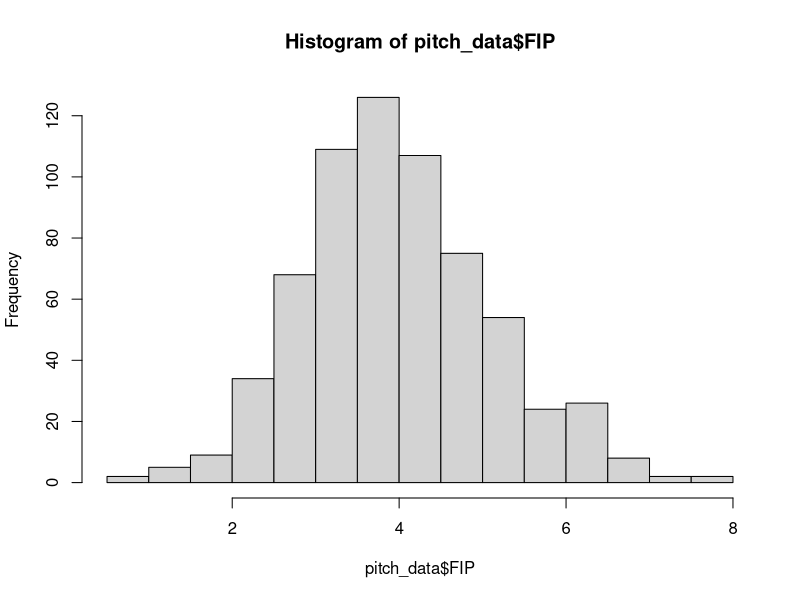
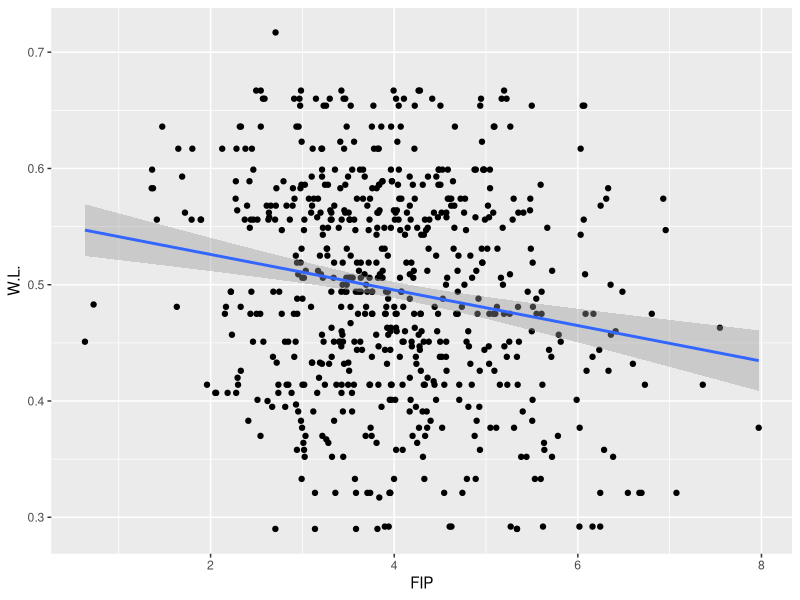
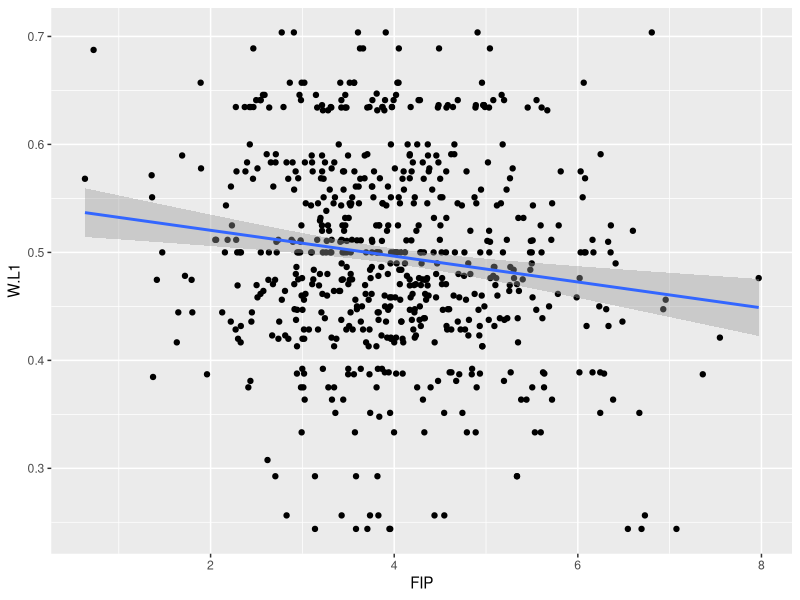
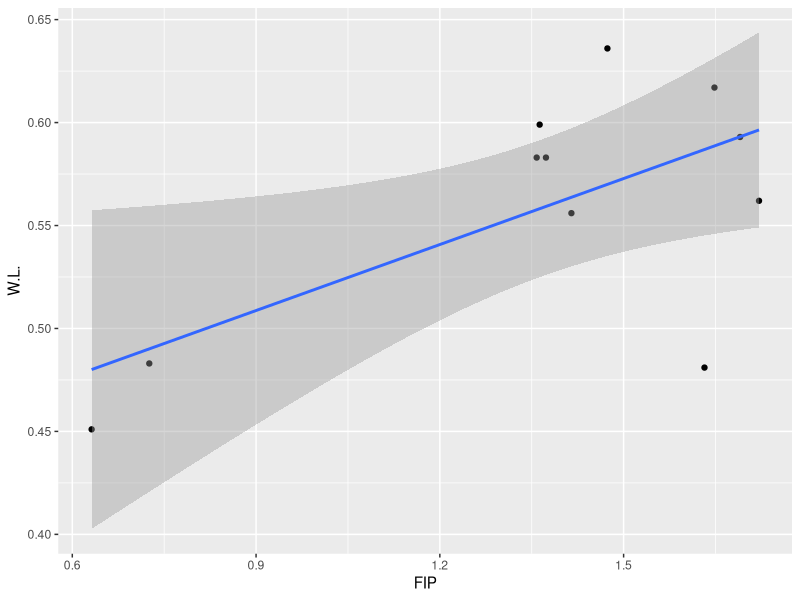
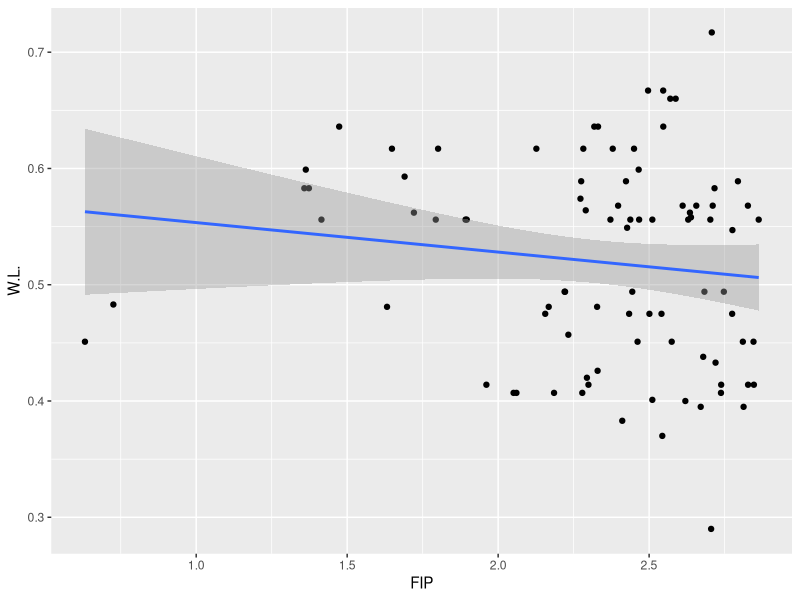
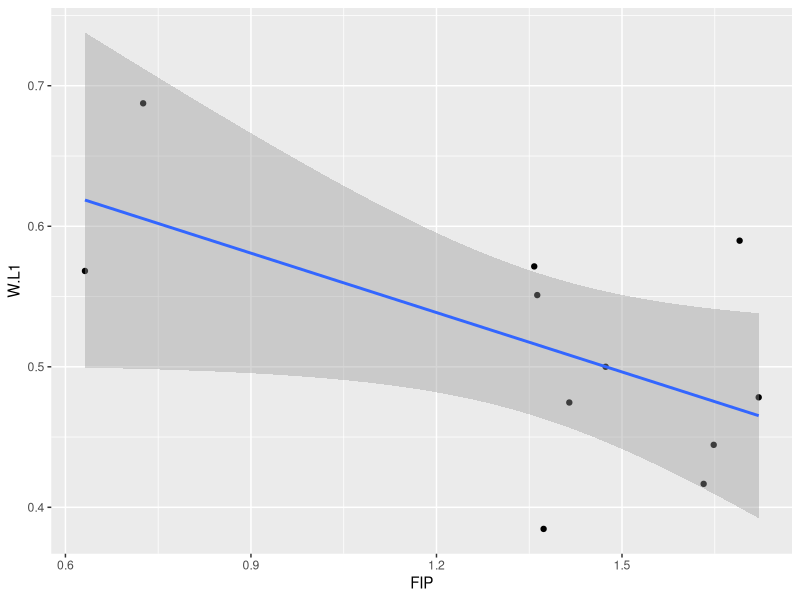
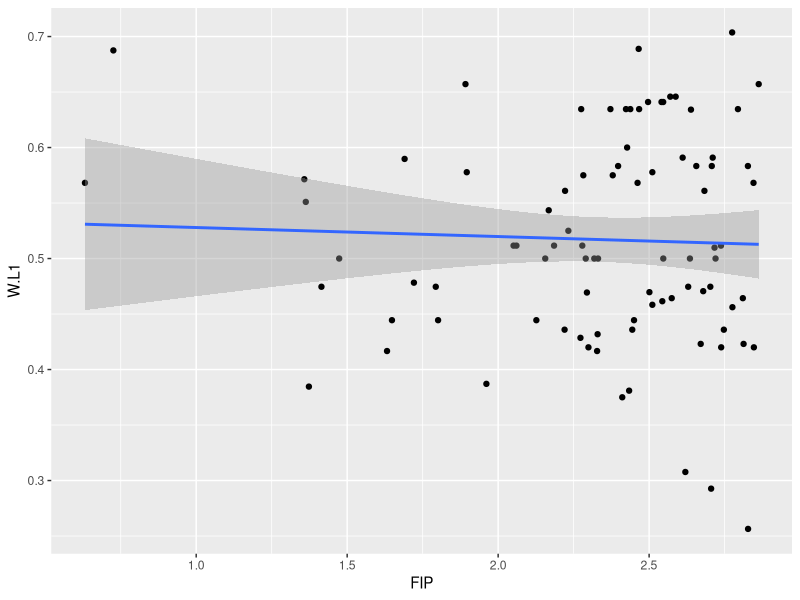
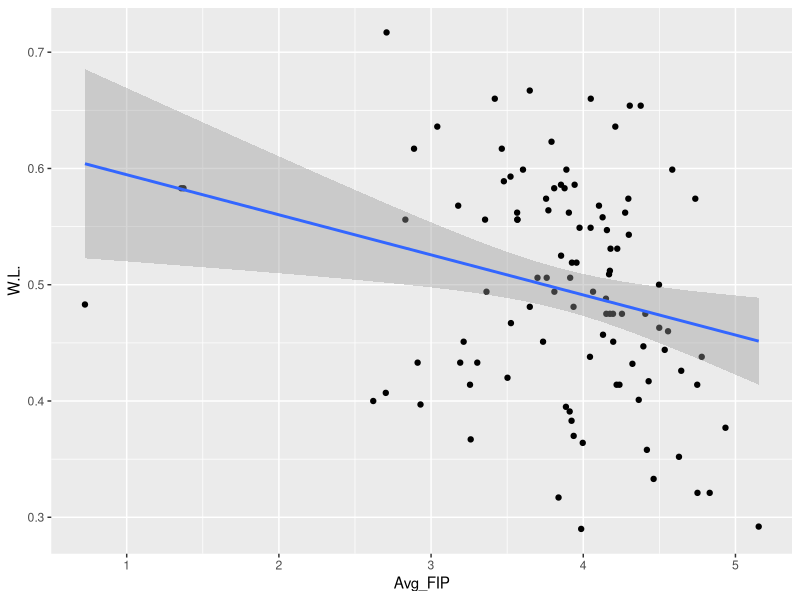

Write the R code that produced these figures, in order.
## ---- chunk 1
knitr::opts_chunk$set(echo = TRUE)
library(tidyverse)
## ---- chunk 2
pitch_data <- read.csv('fangraphs_splits.csv')
## ---- chunk 3
hist(pitch_data$FIP)
## ---- chunk 4
summary(pitch_data$FIP)
## ---- chunk 5
FIP_SD <- sd(pitch_data$FIP)
GOOD_MR <- mean(pitch_data$FIP) - FIP_SD
ELITE_MR <- mean(pitch_data$FIP) - 2*FIP_SD

ELITE_MR
GOOD_MR
## ---- chunk 6
pitch_data %>% count(FIP <= GOOD_MR & FIP > ELITE_MR)
## ---- chunk 7
pitch_data %>% count(FIP <= ELITE_MR)
## ---- chunk 8
pitch_data %>% filter(FIP <= ELITE_MR) %>% select(Name, Season, Tm, FIP) %>% arrange(FIP)
## ---- chunk 9
team_data <- pitch_data %>% select("Season", "Tm", "FIP") %>% group_by(Tm, Season) %>% 
  summarize(Avg_FIP = mean(FIP), .groups = 'drop')

TEAM_FIP_SD <- sd(team_data$Avg_FIP)
TEAM_GOOD_MR <- mean(team_data$Avg_FIP) - TEAM_FIP_SD

TEAM_GOOD_MR

team_data %>% count(Avg_FIP <= TEAM_GOOD_MR)
## ---- chunk 10
team_data %>% filter(Avg_FIP <= TEAM_GOOD_MR) %>% 
  select(Tm, Season, Avg_FIP) %>% arrange(Avg_FIP)
## ---- chunk 11
standings <- read.csv('standings18-21.csv')
## ---- chunk 12
calc_wl_str <- function(wl_str) {
  wl <- str_extract_all(wl_str, "\\d{1,2}", simplify = TRUE)
  w <- strtoi(wl[1])
  l <- strtoi(wl[2])
  return(w / (w + l))
}

calc_wl_str_v <- Vectorize(calc_wl_str)
## ---- chunk 13
standings <- standings %>% mutate(W.L1 = calc_wl_str_v(X1Run)) %>%
  select("Season", "Tm", "W.L.", "W.L1")
## ---- chunk 14
pitch_merge <- pitch_data %>% select("Name", "Season", "Tm", "IP", "FIP") %>%
  left_join(standings, by = c("Season", "Tm"))
## ---- chunk 15
team_merge <- team_data %>% left_join(standings, by = c("Season", "Tm"))
## ---- chunk 16
pitch_merge %>% ggplot(., aes(x=FIP, y= W.L.)) + 
  geom_point() + geom_smooth(method="lm", formula = "y ~ x")

summary(lm(W.L.~FIP, data=pitch_merge))
## ---- chunk 17
pitch_merge %>% ggplot(., aes(x=FIP, y= W.L1)) + 
  geom_point() + geom_smooth(method="lm", formula = "y ~ x")

summary(lm(W.L1~FIP, data=pitch_merge))
## ---- chunk 18
pitch_merge %>% filter(FIP <= ELITE_MR) %>% ggplot(., aes(x=FIP, y= W.L.)) + 
  geom_point() + geom_smooth(method="lm", formula = "y ~ x")
## ---- chunk 19
pitch_merge %>% filter(FIP <= GOOD_MR) %>% ggplot(., aes(x=FIP, y= W.L.)) + 
  geom_point() + geom_smooth(method="lm", formula = "y ~ x")
## ---- chunk 20
pitch_merge %>% filter(FIP <= ELITE_MR) %>% ggplot(., aes(x=FIP, y= W.L1)) + 
  geom_point() + geom_smooth(method="lm", formula = "y ~ x")
## ---- chunk 21
pitch_merge %>% filter(FIP <= GOOD_MR) %>% ggplot(., aes(x=FIP, y= W.L1)) + 
  geom_point() + geom_smooth(method="lm", formula = "y ~ x")
## ---- chunk 22
team_merge %>% ggplot(., aes(x=Avg_FIP, y= W.L.)) + 
  geom_point() + geom_smooth(method="lm", formula = "y ~ x")

summary(lm(W.L.~Avg_FIP, data=team_merge))
## ---- chunk 23
team_merge %>% ggplot(., aes(x=Avg_FIP, y= W.L1)) + 
  geom_point() + geom_smooth(method="lm", formula = "y ~ x")

summary(lm(W.L1~Avg_FIP, data=team_merge))
## ---- chunk 24
team_merge %>% filter(Avg_FIP <= TEAM_GOOD_MR) %>% ggplot(., aes(x=Avg_FIP, y= W.L.)) + 
  geom_point() + geom_smooth(method="lm", formula = "y ~ x")
## ---- chunk 25
team_merge %>% filter(Avg_FIP <= TEAM_GOOD_MR) %>% ggplot(., aes(x=Avg_FIP, y= W.L1)) + 
  geom_point() + geom_smooth(method="lm", formula = "y ~ x")
## ---- chunk 26
team_merge %>% filter(Avg_FIP <= mean(Avg_FIP)) %>% ggplot(., aes(x=Avg_FIP, y= W.L.)) + 
  geom_point() + geom_smooth(method="lm", formula = "y ~ x")
## ---- chunk 27
team_merge %>% filter(Avg_FIP <= mean(Avg_FIP)) %>% ggplot(., aes(x=Avg_FIP, y= W.L1)) + 
  geom_point() + geom_smooth(method="lm", formula = "y ~ x")
